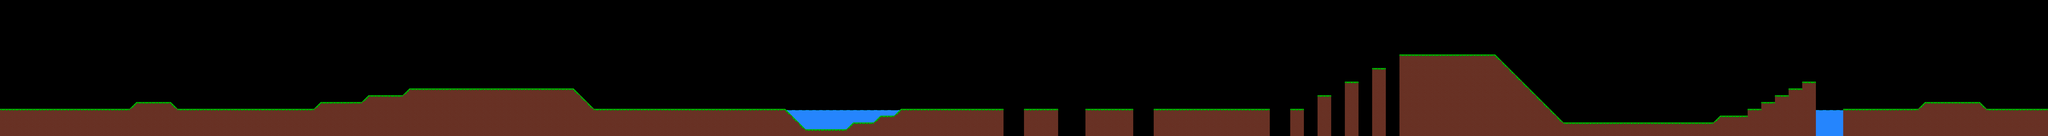

Rendered tile map (Tiled .tmx) drawn with the repository's tilesets; below, a short description and the map source with its tile grids summarised:
An orthogonal 300x20 tile map with 32x32 px tiles, 1 tile layer (CollisionLayer).

<map version="1.0" orientation="orthogonal" renderorder="right-down" width="300" height="20" tilewidth="32" tileheight="32" nextobjectid="1">
 <tileset firstgid="1" name="Solus-Tileset" tilewidth="32" tileheight="32">
  <image source="tile-sheet-lvl-1.png" width="32" height="352" />
  <tile id="0">
   <properties>
    <property name="blocked" value="true" />
   </properties>
  </tile>
  <tile id="1">
   <properties>
    <property name="blocked" value="true" />
   </properties>
  </tile>
  <tile id="2">
   <properties>
    <property name="blocked" value="true" />
   </properties>
  </tile>
  <tile id="3">
   <properties>
    <property name="blocked" value="true" />
   </properties>
  </tile>
  <tile id="4">
   <properties>
    <property name="blocked" value="true" />
   </properties>
  </tile>
  <tile id="5">
   <properties>
    <property name="blocked" value="true" />
   </properties>
  </tile>
  <tile id="6">
   <properties>
    <property name="blocked" value="true" />
   </properties>
  </tile>
  <tile id="7">
   <properties>
    <property name="blocked" value="true" />
   </properties>
  </tile>
  <tile id="8">
   <properties>
    <property name="blocked" value="false" />
   </properties>
  </tile>
  <tile id="9">
   <properties>
    <property name="blocked" value="false" />
   </properties>
  </tile>
  <tile id="10">
   <properties>
    <property name="blocked" value="false" />
   </properties>
  </tile>
 </tileset>
 <layer name="CollisionLayer" width="300" height="20">
  <data>[6000 cells, 6000 non-empty, 11 distinct tile ids]</data>
 </layer>
</map>